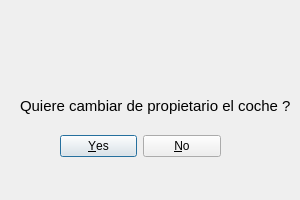
<?xml version="1.0" encoding="UTF-8"?>
<ui version="4.0">
 <class>dlgCambioProp</class>
 <widget class="QDialog" name="dlgCambioProp">
  <property name="geometry">
   <rect>
    <x>0</x>
    <y>0</y>
    <width>300</width>
    <height>200</height>
   </rect>
  </property>
  <property name="minimumSize">
   <size>
    <width>300</width>
    <height>200</height>
   </size>
  </property>
  <property name="maximumSize">
   <size>
    <width>300</width>
    <height>200</height>
   </size>
  </property>
  <property name="windowTitle">
   <string>Cambio de propietario</string>
  </property>
  <property name="modal">
   <bool>true</bool>
  </property>
  <widget class="QLabel" name="lblExportar">
   <property name="geometry">
    <rect>
     <x>20</x>
     <y>90</y>
     <width>271</width>
     <height>31</height>
    </rect>
   </property>
   <property name="font">
    <font>
     <pointsize>11</pointsize>
    </font>
   </property>
   <property name="text">
    <string>Quiere cambiar de propietario el coche ?</string>
   </property>
  </widget>
  <widget class="QLabel" name="lblImgexportar">
   <property name="geometry">
    <rect>
     <x>110</x>
     <y>20</y>
     <width>71</width>
     <height>71</height>
    </rect>
   </property>
   <property name="text">
    <string/>
   </property>
   <property name="pixmap">
    <pixmap>img/pregunta.png</pixmap>
   </property>
   <property name="scaledContents">
    <bool>true</bool>
   </property>
  </widget>
  <widget class="QDialogButtonBox" name="buttonBox">
   <property name="geometry">
    <rect>
     <x>60</x>
     <y>130</y>
     <width>161</width>
     <height>32</height>
    </rect>
   </property>
   <property name="orientation">
    <enum>Qt::Horizontal</enum>
   </property>
   <property name="standardButtons">
    <set>QDialogButtonBox::No|QDialogButtonBox::Yes</set>
   </property>
  </widget>
 </widget>
 <resources/>
 <connections/>
</ui>
